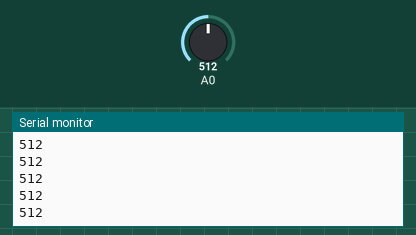
Bench run of a sketch on a simulated Arduino Uno, built with avr-gcc and run on an emulated ATmega328P. Parts: the last lines printed to the serial monitor. Inputs (shaded band) come from the test bench; at power-on: A0 = 512.

Above: at 1.2 s.
1.3 s: A0 set to 716
At 1.74 s:
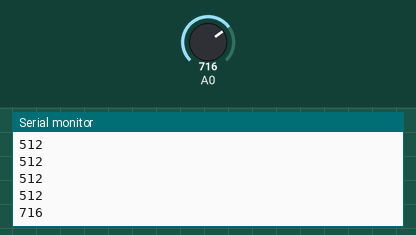
2.8 s: A0 set to 900
At 2.99 s:
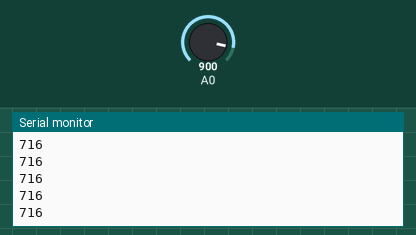
Timing chart, 0 to 5.8 s (numbered marks = the images above; inputs shaded):
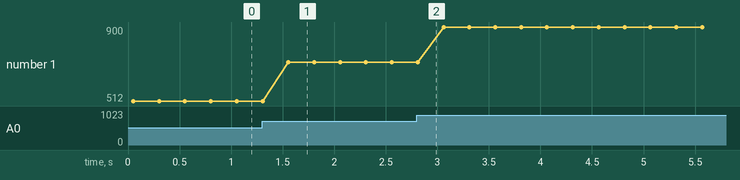

Measured:
- after the input at 1.3 s, the serial monitor: prints a new line after 0.26 s (image 1)
- plotted number 1: 512 → 716 after the input at 1.3 s, 716 → 900 after the input at 2.8 s

The sketch:

aula35_nivel2.ino
```cpp
// Aula 35 – Nível 2: Simulado: função de média com mediana
// pecas: ldr A0
// Simulado: função que devolve a média das 5 leituras sem a maior e a menor
#include <Arduino.h>                    // funções do Arduino (pinMode, digitalWrite, delay...)
int media_aparada(int v[], int n) {     // média sem o maior e o menor
  int mn = v[0], mx = v[0];             // extremos começam no primeiro elemento
  long soma = 0;                        // long: a soma de muitas leituras passa de 32767
  for (int i = 0; i < n; i++) {         // percorre os n elementos (i de 0 a n-1)
    soma += v[i];                       // acumula o elemento
    if (v[i] < mn) mn = v[i];           // novo menor
    if (v[i] > mx) mx = v[i];           // novo maior
  }
  return (soma - mn - mx) / (n - 2);    // tira os extremos da soma e da contagem
}

int v[5];                               // declara v[5] (int)

void setup() {                          // roda uma vez, quando a placa liga
  Serial.begin(9600);                   // abre o Monitor Serial a 9600 baud
}

void loop() {                           // repete para sempre
  for (int i = 0; i < 5; i++) { v[i] = analogRead(A0); delay(10); }   // 5 leituras espaçadas
  Serial.println(media_aparada(v, 5));   // envia media_aparada(v ao Monitor Serial e quebra a linha
  delay(200);                           // espera 200 ms
}
```
